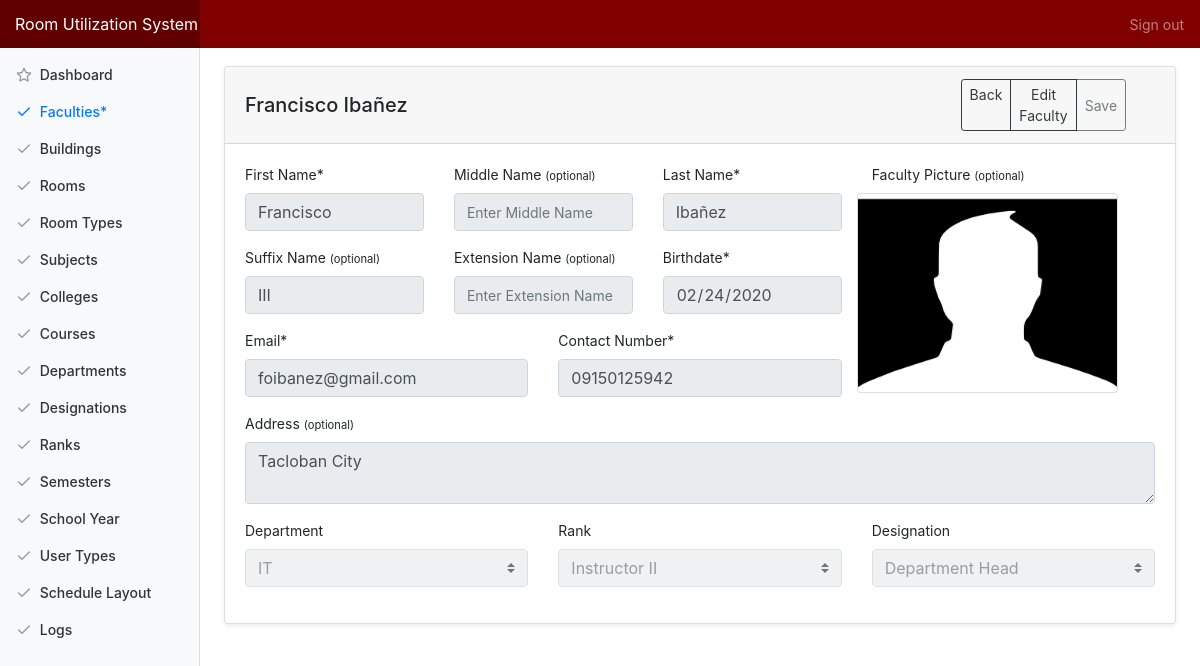
Page /admin/faculty_view/1 on the earlier database version.
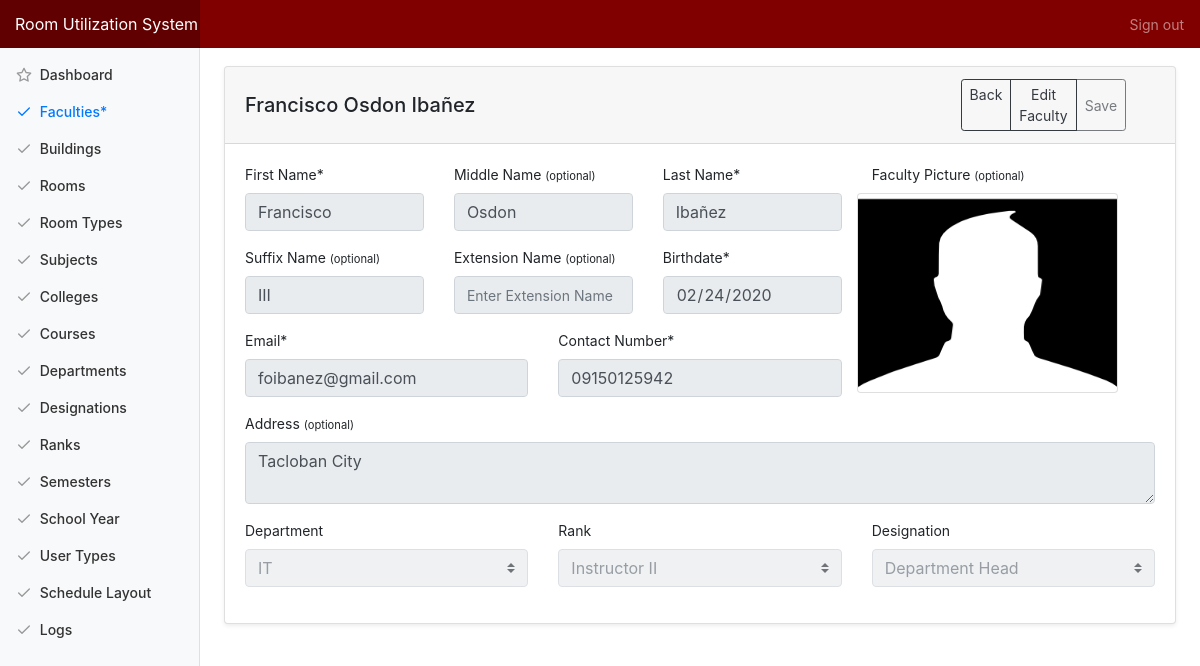
Same page on the later database version.
### tables this page shows
CREATE TABLE `tbl_faculty` (
  `faculty_id` int(10) NOT NULL,
  `identification` varchar(20) NOT NULL,
  `f_name` varchar(50) NOT NULL,
  `m_name` varchar(50) NOT NULL,
  `l_name` varchar(50) NOT NULL,
  `suffix_name` varchar(50) NOT NULL,
  `ext_name` varchar(50) NOT NULL,
  `contact_no` varchar(50) NOT NULL,
  `email` varchar(50) NOT NULL,
  `birth_date` varchar(50) NOT NULL,
  `address` varchar(50) NOT NULL,
  `image_src` varchar(255) NOT NULL DEFAULT 'avatar.png',
  `department_id` int(11) NOT NULL,
  `rank_id` int(11) NOT NULL,
  `designation_id` int(11) NOT NULL,
  `faculty_added` datetime NOT NULL DEFAULT current_timestamp(),
  `faculty_modified` datetime NOT NULL DEFAULT '0000-00-00 00:00:00' ON UPDATE current_timestamp()
);

### application/controllers/Admin.php (called while the page is built, shortened)
<?php
class Admin extends CI_Controller {
	public function faculty_view($id){
		$data['title'] = "Faculties";
		$data['faculty'] = $this->main_model->getFaculty($id);
		if($data['faculty']){
			$data['title2'] = $data['faculty'][0]['f_name'] . ' '. $data['faculty'][0]['m_name'] . ' ' . $data['faculty'][0]['l_name'];
			$data['departments'] = $this->main_model->getDepartments();
			$data['ranks'] = $this->main_model->getRanks();
			$data['designations'] = $this->main_model->getDesignations();
			$this->load->view('templates/header', $data);
			$this->load->view('admin/faculty_view');
			$this->load->view('templates/footer');
		} else {
			echo '404 Faculty not found';
		}
	}
}

### index.php (called while the page is built, shortened)
<?php
require_once BASEPATH.'core/CodeIgniter.php';

### application/models/Main_model.php (called while the page is built, shortened)
<?php defined('BASEPATH') OR exit('No direct script access allowed');
Class Main_model extends CI_Model{
	public function getFaculty($id){
		return $this->db->join('tbl_department', 'tbl_department.department_id=tbl_faculty.department_id')
										->join('tbl_rank', 'tbl_rank.rank_id=tbl_faculty.rank_id')
										->join('tbl_designation', 'tbl_designation.designation_id=tbl_faculty.designation_id')
										->where('tbl_faculty.faculty_id', $id)
										->get('tbl_faculty')->result_array();
	}
}

### application/views/admin/faculty_view.php (the view, shortened to what the changed rows need)
<div class="container-fluid">
  <div class="row">
    <main role="main" class="col-md-9 ml-sm-auto col-lg-10 pt-4 px-4 mb-3">
      <div class="card shadow-sm">
			  <h5 class="card-header d-flex justify-content-between align-items-center">
          <?=$title2?>
          <div class="btn-group">
          </div>
        </h5>
			  <div class="card-body">
          <?=form_open('admin/updateFaculty', 'id="frm_faculty_update"');?>
          <div class="row">
            <div class="col-md-8">
              <div class="row">
                <div class="col-md-4">
                  <div class="form-group">
                    <label>First Name*</label>
                    <input type="text" class="form-control focus formEdit" placeholder="Enter First Name" name="f_name" required value="<?=$faculty[0]['f_name']?>">
                  </div>
                </div>
                <div class="col-md-4">
                  <div class="form-group">
                    <label>Middle Name <small>(optional)</small></label>
                    <input type="text" class="form-control formEdit" placeholder="Enter Middle Name" name="m_name" value="<?=$faculty[0]['m_name']?>">
                  </div>
                </div>
                <div class="col-md-4">
                  <div class="form-group">
                    <label>Last Name*</label>
                    <input type="text" class="form-control formEdit" placeholder="Enter Last Name" name="l_name" required value="<?=$faculty[0]['l_name']?>">
                  </div>
                </div>
              </div>
              <div class="row">
                <div class="col-md-4">
                  <div class="form-group">
                    <label>Suffix Name <small>(optional)</small></label>
                    <input type="text" class="form-control formEdit" placeholder="Enter Suffix Name" name="suffix_name" value="<?=$faculty[0]['suffix_name']?>">
                  </div>
                </div>
                <div class="col-md-4">
                  <div class="form-group">
                    <label>Birthdate*</label>
                    <input type="date" class="form-control formEdit" name="birth_date" required value="<?=$faculty[0]['birth_date']?>">
                  </div>
                </div>
              </div>
              <div class="row">
                <div class="col-md-6">
                  <div class="form-group">
                    <label>Email*</label>
                    <input type="text" class="form-control formEdit" placeholder="Enter Last Name" name="email" required value="<?=$faculty[0]['email']?>">
                  </div>
                </div>
                <div class="col-md-6">
                  <div class="form-group">
                    <label>Contact Number*</label>
                    <input type="text" class="form-control formEdit" placeholder="Enter Contact Number" name="contact_no" required value="<?=$faculty[0]['contact_no']?>">
                  </div>
                </div>
              </div>
            </div>
            <div class="col-md-4">
               <div class="row">
                 <div class="card profile col-md-10 p-0" style="height: 200px;">
                   <img src="<?=base_url('assets/img/users/'.$faculty[0]['image_src'])?>" height="100%" width="100%" class="" id="image_src">
                 </div>
               </div>
            </div>
          </div>
          <div class="row">
            <div class="form-group col-md-12">
              <label>Address <small>(optional)</small></label>
              <textarea class="form-control formEdit" placeholder="Enter Faculty Address" name="address"><?=$faculty[0]['address']?></textarea>
            </div>
          </div>
          <?=form_close();?>
			  </div>
			</div>
   </main>
  </div>
</div>

Differences in the rows shown:
changed tbl_faculty "Francisco": m_name (not shown) → "Osdon"
Other differences:
$title2: "Francisco Ibañez" → "Francisco Osdon Ibañez"
